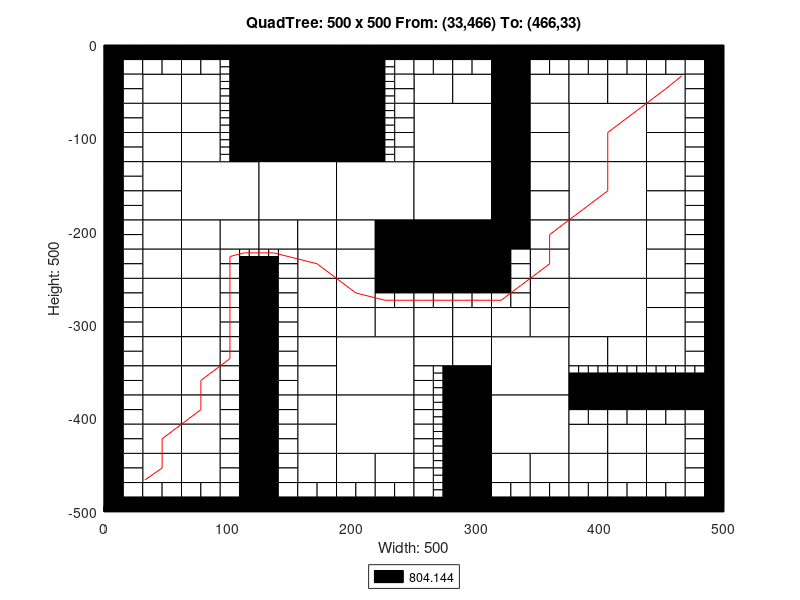

This chart was generated by the following MATLAB code:
axis([0 500 -500 0]);
title('QuadTree: 500 x 500 From: (33,466) To: (466,33)');
xlabel('Width: 500');
ylabel('Height: 500');
rectangle('Position',[125 -62.5 62.5 62.5], 'FaceColor',[0 0 0]);
rectangle('Position',[125 -125 62.5 62.5], 'FaceColor',[0 0 0]);
rectangle('Position',[62.5 -187.5 62.5 62.5], 'FaceColor',[1 1 1]);
rectangle('Position',[125 -187.5 62.5 62.5], 'FaceColor',[1 1 1]);
rectangle('Position',[187.5 -187.5 62.5 62.5], 'FaceColor',[1 1 1]);
rectangle('Position',[250 -125 62.5 62.5], 'FaceColor',[1 1 1]);
rectangle('Position',[375 -125 62.5 62.5], 'FaceColor',[1 1 1]);
rectangle('Position',[250 -187.5 62.5 62.5], 'FaceColor',[1 1 1]);
rectangle('Position',[250 -250 62.5 62.5], 'FaceColor',[0 0 0]);
rectangle('Position',[375 -187.5 62.5 62.5], 'FaceColor',[1 1 1]);
rectangle('Position',[375 -250 62.5 62.5], 'FaceColor',[1 1 1]);
rectangle('Position',[187.5 -375 62.5 62.5], 'FaceColor',[1 1 1]);
rectangle('Position',[187.5 -437.5 62.5 62.5], 'FaceColor',[1 1 1]);
rectangle('Position',[312.5 -375 62.5 62.5], 'FaceColor',[1 1 1]);
rectangle('Position',[375 -312.5 62.5 62.5], 'FaceColor',[1 1 1]);
rectangle('Position',[312.5 -437.5 62.5 62.5], 'FaceColor',[1 1 1]);
rectangle('Position',[31.25 -62.5 31.25 31.25], 'FaceColor',[1 1 1]);
rectangle('Position',[62.5 -62.5 31.25 31.25], 'FaceColor',[1 1 1]);
rectangle('Position',[31.25 -93.75 31.25 31.25], 'FaceColor',[1 1 1]);
rectangle('Position',[31.25 -125 31.25 31.25], 'FaceColor',[1 1 1]);
rectangle('Position',[62.5 -93.75 31.25 31.25], 'FaceColor',[1 1 1]);
rectangle('Position',[62.5 -125 31.25 31.25], 'FaceColor',[1 1 1]);
rectangle('Position',[187.5 -31.25 31.25 31.25], 'FaceColor',[0 0 0]);
rectangle('Position',[187.5 -62.5 31.25 31.25], 'FaceColor',[0 0 0]);
rectangle('Position',[187.5 -93.75 31.25 31.25], 'FaceColor',[0 0 0]);
rectangle('Position',[187.5 -125 31.25 31.25], 'FaceColor',[0 0 0]);
rectangle('Position',[31.25 -156.25 31.25 31.25], 'FaceColor',[1 1 1]);
rectangle('Position',[31.25 -187.5 31.25 31.25], 'FaceColor',[1 1 1]);
rectangle('Position',[31.25 -218.75 31.25 31.25], 'FaceColor',[1 1 1]);
rectangle('Position',[31.25 -250 31.25 31.25], 'FaceColor',[1 1 1]);
rectangle('Position',[62.5 -218.75 31.25 31.25], 'FaceColor',[1 1 1]);
rectangle('Position',[93.75 -218.75 31.25 31.25], 'FaceColor',[1 1 1]);
rectangle('Position',[62.5 -250 31.25 31.25], 'FaceColor',[1 1 1]);
rectangle('Position',[125 -218.75 31.25 31.25], 'FaceColor',[1 1 1]);
rectangle('Position',[156.25 -218.75 31.25 31.25], 'FaceColor',[1 1 1]);
rectangle('Position',[156.25 -250 31.25 31.25], 'FaceColor',[1 1 1]);
rectangle('Position',[187.5 -218.75 31.25 31.25], 'FaceColor',[1 1 1]);
rectangle('Position',[218.75 -218.75 31.25 31.25], 'FaceColor',[0 0 0]);
rectangle('Position',[187.5 -250 31.25 31.25], 'FaceColor',[1 1 1]);
rectangle('Position',[218.75 -250 31.25 31.25], 'FaceColor',[0 0 0]);
rectangle('Position',[250 -62.5 31.25 31.25], 'FaceColor',[1 1 1]);
rectangle('Position',[281.25 -62.5 31.25 31.25], 'FaceColor',[1 1 1]);
rectangle('Position',[312.5 -31.25 31.25 31.25], 'FaceColor',[0 0 0]);
rectangle('Position',[312.5 -62.5 31.25 31.25], 'FaceColor',[0 0 0]);
rectangle('Position',[343.75 -62.5 31.25 31.25], 'FaceColor',[1 1 1]);
rectangle('Position',[312.5 -93.75 31.25 31.25], 'FaceColor',[0 0 0]);
rectangle('Position',[343.75 -93.75 31.25 31.25], 'FaceColor',[1 1 1]);
rectangle('Position',[312.5 -125 31.25 31.25], 'FaceColor',[0 0 0]);
rectangle('Position',[343.75 -125 31.25 31.25], 'FaceColor',[1 1 1]);
rectangle('Position',[375 -62.5 31.25 31.25], 'FaceColor',[1 1 1]);
rectangle('Position',[406.25 -62.5 31.25 31.25], 'FaceColor',[1 1 1]);
rectangle('Position',[437.5 -62.5 31.25 31.25], 'FaceColor',[1 1 1]);
rectangle('Position',[437.5 -93.75 31.25 31.25], 'FaceColor',[1 1 1]);
rectangle('Position',[437.5 -125 31.25 31.25], 'FaceColor',[1 1 1]);
rectangle('Position',[312.5 -156.25 31.25 31.25], 'FaceColor',[0 0 0]);
rectangle('Position',[343.75 -156.25 31.25 31.25], 'FaceColor',[1 1 1]);
rectangle('Position',[312.5 -187.5 31.25 31.25], 'FaceColor',[0 0 0]);
rectangle('Position',[343.75 -187.5 31.25 31.25], 'FaceColor',[1 1 1]);
rectangle('Position',[312.5 -218.75 31.25 31.25], 'FaceColor',[0 0 0]);
rectangle('Position',[343.75 -218.75 31.25 31.25], 'FaceColor',[1 1 1]);
rectangle('Position',[343.75 -250 31.25 31.25], 'FaceColor',[1 1 1]);
rectangle('Position',[437.5 -156.25 31.25 31.25], 'FaceColor',[1 1 1]);
rectangle('Position',[437.5 -187.5 31.25 31.25], 'FaceColor',[1 1 1]);
rectangle('Position',[437.5 -218.75 31.25 31.25], 'FaceColor',[1 1 1]);
rectangle('Position',[437.5 -250 31.25 31.25], 'FaceColor',[1 1 1]);
rectangle('Position',[31.25 -281.25 31.25 31.25], 'FaceColor',[1 1 1]);
rectangle('Position',[31.25 -312.5 31.25 31.25], 'FaceColor',[1 1 1]);
rectangle('Position',[62.5 -281.25 31.25 31.25], 'FaceColor',[1 1 1]);
rectangle('Position',[62.5 -312.5 31.25 31.25], 'FaceColor',[1 1 1]);
rectangle('Position',[31.25 -343.75 31.25 31.25], 'FaceColor',[1 1 1]);
rectangle('Position',[31.25 -375 31.25 31.25], 'FaceColor',[1 1 1]);
rectangle('Position',[62.5 -343.75 31.25 31.25], 'FaceColor',[1 1 1]);
rectangle('Position',[62.5 -375 31.25 31.25], 'FaceColor',[1 1 1]);
rectangle('Position',[156.25 -281.25 31.25 31.25], 'FaceColor',[1 1 1]);
rectangle('Position',[156.25 -312.5 31.25 31.25], 'FaceColor',[1 1 1]);
rectangle('Position',[187.5 -281.25 31.25 31.25], 'FaceColor',[1 1 1]);
rectangle('Position',[187.5 -312.5 31.25 31.25], 'FaceColor',[1 1 1]);
rectangle('Position',[218.75 -312.5 31.25 31.25], 'FaceColor',[1 1 1]);
rectangle('Position',[156.25 -343.75 31.25 31.25], 'FaceColor',[1 1 1]);
rectangle('Position',[156.25 -375 31.25 31.25], 'FaceColor',[1 1 1]);
rectangle('Position',[31.25 -406.25 31.25 31.25], 'FaceColor',[1 1 1]);
rectangle('Position',[31.25 -437.5 31.25 31.25], 'FaceColor',[1 1 1]);
rectangle('Position',[62.5 -406.25 31.25 31.25], 'FaceColor',[1 1 1]);
rectangle('Position',[62.5 -437.5 31.25 31.25], 'FaceColor',[1 1 1]);
rectangle('Position',[31.25 -468.75 31.25 31.25], 'FaceColor',[1 1 1]);
rectangle('Position',[62.5 -468.75 31.25 31.25], 'FaceColor',[1 1 1]);
rectangle('Position',[156.25 -406.25 31.25 31.25], 'FaceColor',[1 1 1]);
rectangle('Position',[156.25 -437.5 31.25 31.25], 'FaceColor',[1 1 1]);
rectangle('Position',[156.25 -468.75 31.25 31.25], 'FaceColor',[1 1 1]);
rectangle('Position',[187.5 -468.75 31.25 31.25], 'FaceColor',[1 1 1]);
rectangle('Position',[218.75 -468.75 31.25 31.25], 'FaceColor',[1 1 1]);
rectangle('Position',[250 -312.5 31.25 31.25], 'FaceColor',[1 1 1]);
rectangle('Position',[281.25 -312.5 31.25 31.25], 'FaceColor',[1 1 1]);
rectangle('Position',[343.75 -281.25 31.25 31.25], 'FaceColor',[1 1 1]);
rectangle('Position',[312.5 -312.5 31.25 31.25], 'FaceColor',[1 1 1]);
rectangle('Position',[343.75 -312.5 31.25 31.25], 'FaceColor',[1 1 1]);
rectangle('Position',[250 -343.75 31.25 31.25], 'FaceColor',[1 1 1]);
rectangle('Position',[281.25 -343.75 31.25 31.25], 'FaceColor',[1 1 1]);
rectangle('Position',[281.25 -375 31.25 31.25], 'FaceColor',[0 0 0]);
rectangle('Position',[437.5 -281.25 31.25 31.25], 'FaceColor',[1 1 1]);
rectangle('Position',[437.5 -312.5 31.25 31.25], 'FaceColor',[1 1 1]);
rectangle('Position',[375 -343.75 31.25 31.25], 'FaceColor',[1 1 1]);
rectangle('Position',[406.25 -343.75 31.25 31.25], 'FaceColor',[1 1 1]);
rectangle('Position',[437.5 -343.75 31.25 31.25], 'FaceColor',[1 1 1]);
rectangle('Position',[281.25 -406.25 31.25 31.25], 'FaceColor',[0 0 0]);
rectangle('Position',[281.25 -437.5 31.25 31.25], 'FaceColor',[0 0 0]);
rectangle('Position',[281.25 -468.75 31.25 31.25], 'FaceColor',[0 0 0]);
rectangle('Position',[281.25 -500 31.25 31.25], 'FaceColor',[0 0 0]);
rectangle('Position',[312.5 -468.75 31.25 31.25], 'FaceColor',[1 1 1]);
rectangle('Position',[343.75 -468.75 31.25 31.25], 'FaceColor',[1 1 1]);
rectangle('Position',[375 -437.5 31.25 31.25], 'FaceColor',[1 1 1]);
rectangle('Position',[406.25 -437.5 31.25 31.25], 'FaceColor',[1 1 1]);
rectangle('Position',[437.5 -437.5 31.25 31.25], 'FaceColor',[1 1 1]);
rectangle('Position',[375 -468.75 31.25 31.25], 'FaceColor',[1 1 1]);
rectangle('Position',[406.25 -468.75 31.25 31.25], 'FaceColor',[1 1 1]);
rectangle('Position',[437.5 -468.75 31.25 31.25], 'FaceColor',[1 1 1]);
rectangle('Position',[0 -15.625 15.625 15.625], 'FaceColor',[0 0 0]);
rectangle('Position',[15.625 -15.625 15.625 15.625], 'FaceColor',[0 0 0]);
rectangle('Position',[0 -31.25 15.625 15.625], 'FaceColor',[0 0 0]);
rectangle('Position',[15.625 -31.25 15.625 15.625], 'FaceColor',[1 1 1]);
rectangle('Position',[31.25 -15.625 15.625 15.625], 'FaceColor',[0 0 0]);
rectangle('Position',[46.875 -15.625 15.625 15.625], 'FaceColor',[0 0 0]);
rectangle('Position',[31.25 -31.25 15.625 15.625], 'FaceColor',[1 1 1]);
rectangle('Position',[46.875 -31.25 15.625 15.625], 'FaceColor',[1 1 1]);
rectangle('Position',[0 -46.875 15.625 15.625], 'FaceColor',[0 0 0]);
rectangle('Position',[15.625 -46.875 15.625 15.625], 'FaceColor',[1 1 1]);
rectangle('Position',[0 -62.5 15.625 15.625], 'FaceColor',[0 0 0]);
rectangle('Position',[15.625 -62.5 15.625 15.625], 'FaceColor',[1 1 1]);
rectangle('Position',[62.5 -15.625 15.625 15.625], 'FaceColor',[0 0 0]);
rectangle('Position',[78.125 -15.625 15.625 15.625], 'FaceColor',[0 0 0]);
rectangle('Position',[62.5 -31.25 15.625 15.625], 'FaceColor',[1 1 1]);
rectangle('Position',[78.125 -31.25 15.625 15.625], 'FaceColor',[1 1 1]);
rectangle('Position',[93.75 -15.625 15.625 15.625], 'FaceColor',[0 0 0]);
rectangle('Position',[109.375 -15.625 15.625 15.625], 'FaceColor',[0 0 0]);
rectangle('Position',[109.375 -31.25 15.625 15.625], 'FaceColor',[0 0 0]);
rectangle('Position',[109.375 -46.875 15.625 15.625], 'FaceColor',[0 0 0]);
rectangle('Position',[109.375 -62.5 15.625 15.625], 'FaceColor',[0 0 0]);
rectangle('Position',[0 -78.125 15.625 15.625], 'FaceColor',[0 0 0]);
rectangle('Position',[15.625 -78.125 15.625 15.625], 'FaceColor',[1 1 1]);
rectangle('Position',[0 -93.75 15.625 15.625], 'FaceColor',[0 0 0]);
rectangle('Position',[15.625 -93.75 15.625 15.625], 'FaceColor',[1 1 1]);
rectangle('Position',[0 -109.375 15.625 15.625], 'FaceColor',[0 0 0]);
rectangle('Position',[15.625 -109.375 15.625 15.625], 'FaceColor',[1 1 1]);
rectangle('Position',[0 -125 15.625 15.625], 'FaceColor',[0 0 0]);
rectangle('Position',[15.625 -125 15.625 15.625], 'FaceColor',[1 1 1]);
rectangle('Position',[109.375 -78.125 15.625 15.625], 'FaceColor',[0 0 0]);
rectangle('Position',[109.375 -93.75 15.625 15.625], 'FaceColor',[0 0 0]);
rectangle('Position',[109.375 -109.375 15.625 15.625], 'FaceColor',[0 0 0]);
rectangle('Position',[109.375 -125 15.625 15.625], 'FaceColor',[0 0 0]);
rectangle('Position',[218.75 -15.625 15.625 15.625], 'FaceColor',[0 0 0]);
rectangle('Position',[234.375 -15.625 15.625 15.625], 'FaceColor',[0 0 0]);
rectangle('Position',[234.375 -31.25 15.625 15.625], 'FaceColor',[1 1 1]);
rectangle('Position',[234.375 -46.875 15.625 15.625], 'FaceColor',[1 1 1]);
rectangle('Position',[234.375 -62.5 15.625 15.625], 'FaceColor',[1 1 1]);
rectangle('Position',[234.375 -78.125 15.625 15.625], 'FaceColor',[1 1 1]);
rectangle('Position',[234.375 -93.75 15.625 15.625], 'FaceColor',[1 1 1]);
rectangle('Position',[234.375 -109.375 15.625 15.625], 'FaceColor',[1 1 1]);
rectangle('Position',[234.375 -125 15.625 15.625], 'FaceColor',[1 1 1]);
rectangle('Position',[0 -140.625 15.625 15.625], 'FaceColor',[0 0 0]);
rectangle('Position',[15.625 -140.625 15.625 15.625], 'FaceColor',[1 1 1]);
rectangle('Position',[0 -156.25 15.625 15.625], 'FaceColor',[0 0 0]);
rectangle('Position',[15.625 -156.25 15.625 15.625], 'FaceColor',[1 1 1]);
rectangle('Position',[0 -171.875 15.625 15.625], 'FaceColor',[0 0 0]);
rectangle('Position',[15.625 -171.875 15.625 15.625], 'FaceColor',[1 1 1]);
rectangle('Position',[0 -187.5 15.625 15.625], 'FaceColor',[0 0 0]);
rectangle('Position',[15.625 -187.5 15.625 15.625], 'FaceColor',[1 1 1]);
rectangle('Position',[0 -203.125 15.625 15.625], 'FaceColor',[0 0 0]);
rectangle('Position',[15.625 -203.125 15.625 15.625], 'FaceColor',[1 1 1]);
rectangle('Position',[0 -218.75 15.625 15.625], 'FaceColor',[0 0 0]);
rectangle('Position',[15.625 -218.75 15.625 15.625], 'FaceColor',[1 1 1]);
rectangle('Position',[0 -234.375 15.625 15.625], 'FaceColor',[0 0 0]);
rectangle('Position',[15.625 -234.375 15.625 15.625], 'FaceColor',[1 1 1]);
rectangle('Position',[0 -250 15.625 15.625], 'FaceColor',[0 0 0]);
rectangle('Position',[15.625 -250 15.625 15.625], 'FaceColor',[1 1 1]);
rectangle('Position',[93.75 -234.375 15.625 15.625], 'FaceColor',[1 1 1]);
rectangle('Position',[93.75 -250 15.625 15.625], 'FaceColor',[1 1 1]);
rectangle('Position',[109.375 -250 15.625 15.625], 'FaceColor',[0 0 0]);
rectangle('Position',[140.625 -234.375 15.625 15.625], 'FaceColor',[1 1 1]);
rectangle('Position',[125 -250 15.625 15.625], 'FaceColor',[0 0 0]);
rectangle('Position',[140.625 -250 15.625 15.625], 'FaceColor',[1 1 1]);
rectangle('Position',[250 -15.625 15.625 15.625], 'FaceColor',[0 0 0]);
rectangle('Position',[265.625 -15.625 15.625 15.625], 'FaceColor',[0 0 0]);
rectangle('Position',[250 -31.25 15.625 15.625], 'FaceColor',[1 1 1]);
rectangle('Position',[265.625 -31.25 15.625 15.625], 'FaceColor',[1 1 1]);
rectangle('Position',[281.25 -15.625 15.625 15.625], 'FaceColor',[0 0 0]);
rectangle('Position',[296.875 -15.625 15.625 15.625], 'FaceColor',[0 0 0]);
rectangle('Position',[281.25 -31.25 15.625 15.625], 'FaceColor',[1 1 1]);
rectangle('Position',[296.875 -31.25 15.625 15.625], 'FaceColor',[1 1 1]);
rectangle('Position',[343.75 -15.625 15.625 15.625], 'FaceColor',[0 0 0]);
rectangle('Position',[359.375 -15.625 15.625 15.625], 'FaceColor',[0 0 0]);
rectangle('Position',[343.75 -31.25 15.625 15.625], 'FaceColor',[1 1 1]);
rectangle('Position',[359.375 -31.25 15.625 15.625], 'FaceColor',[1 1 1]);
rectangle('Position',[375 -15.625 15.625 15.625], 'FaceColor',[0 0 0]);
rectangle('Position',[390.625 -15.625 15.625 15.625], 'FaceColor',[0 0 0]);
rectangle('Position',[375 -31.25 15.625 15.625], 'FaceColor',[1 1 1]);
rectangle('Position',[390.625 -31.25 15.625 15.625], 'FaceColor',[1 1 1]);
rectangle('Position',[406.25 -15.625 15.625 15.625], 'FaceColor',[0 0 0]);
rectangle('Position',[421.875 -15.625 15.625 15.625], 'FaceColor',[0 0 0]);
rectangle('Position',[406.25 -31.25 15.625 15.625], 'FaceColor',[1 1 1]);
rectangle('Position',[421.875 -31.25 15.625 15.625], 'FaceColor',[1 1 1]);
rectangle('Position',[437.5 -15.625 15.625 15.625], 'FaceColor',[0 0 0]);
rectangle('Position',[453.125 -15.625 15.625 15.625], 'FaceColor',[0 0 0]);
rectangle('Position',[437.5 -31.25 15.625 15.625], 'FaceColor',[1 1 1]);
rectangle('Position',[453.125 -31.25 15.625 15.625], 'FaceColor',[1 1 1]);
rectangle('Position',[468.75 -15.625 15.625 15.625], 'FaceColor',[0 0 0]);
rectangle('Position',[484.375 -15.625 15.625 15.625], 'FaceColor',[0 0 0]);
rectangle('Position',[468.75 -31.25 15.625 15.625], 'FaceColor',[1 1 1]);
rectangle('Position',[484.375 -31.25 15.625 15.625], 'FaceColor',[0 0 0]);
rectangle('Position',[468.75 -46.875 15.625 15.625], 'FaceColor',[1 1 1]);
rectangle('Position',[484.375 -46.875 15.625 15.625], 'FaceColor',[0 0 0]);
rectangle('Position',[468.75 -62.5 15.625 15.625], 'FaceColor',[1 1 1]);
rectangle('Position',[484.375 -62.5 15.625 15.625], 'FaceColor',[0 0 0]);
rectangle('Position',[468.75 -78.125 15.625 15.625], 'FaceColor',[1 1 1]);
rectangle('Position',[484.375 -78.125 15.625 15.625], 'FaceColor',[0 0 0]);
rectangle('Position',[468.75 -93.75 15.625 15.625], 'FaceColor',[1 1 1]);
rectangle('Position',[484.375 -93.75 15.625 15.625], 'FaceColor',[0 0 0]);
rectangle('Position',[468.75 -109.375 15.625 15.625], 'FaceColor',[1 1 1]);
rectangle('Position',[484.375 -109.375 15.625 15.625], 'FaceColor',[0 0 0]);
rectangle('Position',[468.75 -125 15.625 15.625], 'FaceColor',[1 1 1]);
rectangle('Position',[484.375 -125 15.625 15.625], 'FaceColor',[0 0 0]);
rectangle('Position',[312.5 -234.375 15.625 15.625], 'FaceColor',[0 0 0]);
rectangle('Position',[328.125 -234.375 15.625 15.625], 'FaceColor',[1 1 1]);
rectangle('Position',[312.5 -250 15.625 15.625], 'FaceColor',[0 0 0]);
rectangle('Position',[328.125 -250 15.625 15.625], 'FaceColor',[1 1 1]);
rectangle('Position',[468.75 -140.625 15.625 15.625], 'FaceColor',[1 1 1]);
rectangle('Position',[484.375 -140.625 15.625 15.625], 'FaceColor',[0 0 0]);
rectangle('Position',[468.75 -156.25 15.625 15.625], 'FaceColor',[1 1 1]);
rectangle('Position',[484.375 -156.25 15.625 15.625], 'FaceColor',[0 0 0]);
rectangle('Position',[468.75 -171.875 15.625 15.625], 'FaceColor',[1 1 1]);
rectangle('Position',[484.375 -171.875 15.625 15.625], 'FaceColor',[0 0 0]);
rectangle('Position',[468.75 -187.5 15.625 15.625], 'FaceColor',[1 1 1]);
rectangle('Position',[484.375 -187.5 15.625 15.625], 'FaceColor',[0 0 0]);
rectangle('Position',[468.75 -203.125 15.625 15.625], 'FaceColor',[1 1 1]);
rectangle('Position',[484.375 -203.125 15.625 15.625], 'FaceColor',[0 0 0]);
rectangle('Position',[468.75 -218.75 15.625 15.625], 'FaceColor',[1 1 1]);
rectangle('Position',[484.375 -218.75 15.625 15.625], 'FaceColor',[0 0 0]);
rectangle('Position',[468.75 -234.375 15.625 15.625], 'FaceColor',[1 1 1]);
rectangle('Position',[484.375 -234.375 15.625 15.625], 'FaceColor',[0 0 0]);
rectangle('Position',[468.75 -250 15.625 15.625], 'FaceColor',[1 1 1]);
rectangle('Position',[484.375 -250 15.625 15.625], 'FaceColor',[0 0 0]);
rectangle('Position',[0 -265.625 15.625 15.625], 'FaceColor',[0 0 0]);
rectangle('Position',[15.625 -265.625 15.625 15.625], 'FaceColor',[1 1 1]);
rectangle('Position',[0 -281.25 15.625 15.625], 'FaceColor',[0 0 0]);
rectangle('Position',[15.625 -281.25 15.625 15.625], 'FaceColor',[1 1 1]);
rectangle('Position',[0 -296.875 15.625 15.625], 'FaceColor',[0 0 0]);
rectangle('Position',[15.625 -296.875 15.625 15.625], 'FaceColor',[1 1 1]);
rectangle('Position',[0 -312.5 15.625 15.625], 'FaceColor',[0 0 0]);
rectangle('Position',[15.625 -312.5 15.625 15.625], 'FaceColor',[1 1 1]);
rectangle('Position',[93.75 -265.625 15.625 15.625], 'FaceColor',[1 1 1]);
rectangle('Position',[109.375 -265.625 15.625 15.625], 'FaceColor',[0 0 0]);
rectangle('Position',[93.75 -281.25 15.625 15.625], 'FaceColor',[1 1 1]);
rectangle('Position',[109.375 -281.25 15.625 15.625], 'FaceColor',[0 0 0]);
rectangle('Position',[93.75 -296.875 15.625 15.625], 'FaceColor',[1 1 1]);
rectangle('Position',[109.375 -296.875 15.625 15.625], 'FaceColor',[0 0 0]);
rectangle('Position',[93.75 -312.5 15.625 15.625], 'FaceColor',[1 1 1]);
rectangle('Position',[109.375 -312.5 15.625 15.625], 'FaceColor',[0 0 0]);
rectangle('Position',[0 -328.125 15.625 15.625], 'FaceColor',[0 0 0]);
rectangle('Position',[15.625 -328.125 15.625 15.625], 'FaceColor',[1 1 1]);
rectangle('Position',[0 -343.75 15.625 15.625], 'FaceColor',[0 0 0]);
rectangle('Position',[15.625 -343.75 15.625 15.625], 'FaceColor',[1 1 1]);
rectangle('Position',[0 -359.375 15.625 15.625], 'FaceColor',[0 0 0]);
rectangle('Position',[15.625 -359.375 15.625 15.625], 'FaceColor',[1 1 1]);
rectangle('Position',[0 -375 15.625 15.625], 'FaceColor',[0 0 0]);
rectangle('Position',[15.625 -375 15.625 15.625], 'FaceColor',[1 1 1]);
rectangle('Position',[93.75 -328.125 15.625 15.625], 'FaceColor',[1 1 1]);
rectangle('Position',[109.375 -328.125 15.625 15.625], 'FaceColor',[0 0 0]);
rectangle('Position',[93.75 -343.75 15.625 15.625], 'FaceColor',[1 1 1]);
rectangle('Position',[109.375 -343.75 15.625 15.625], 'FaceColor',[0 0 0]);
rectangle('Position',[93.75 -359.375 15.625 15.625], 'FaceColor',[1 1 1]);
rectangle('Position',[109.375 -359.375 15.625 15.625], 'FaceColor',[0 0 0]);
rectangle('Position',[93.75 -375 15.625 15.625], 'FaceColor',[1 1 1]);
rectangle('Position',[109.375 -375 15.625 15.625], 'FaceColor',[0 0 0]);
rectangle('Position',[125 -265.625 15.625 15.625], 'FaceColor',[0 0 0]);
rectangle('Position',[140.625 -265.625 15.625 15.625], 'FaceColor',[1 1 1]);
rectangle('Position',[125 -281.25 15.625 15.625], 'FaceColor',[0 0 0]);
rectangle('Position',[140.625 -281.25 15.625 15.625], 'FaceColor',[1 1 1]);
rectangle('Position',[125 -296.875 15.625 15.625], 'FaceColor',[0 0 0]);
rectangle('Position',[140.625 -296.875 15.625 15.625], 'FaceColor',[1 1 1]);
rectangle('Position',[125 -312.5 15.625 15.625], 'FaceColor',[0 0 0]);
rectangle('Position',[140.625 -312.5 15.625 15.625], 'FaceColor',[1 1 1]);
rectangle('Position',[218.75 -265.625 15.625 15.625], 'FaceColor',[0 0 0]);
rectangle('Position',[234.375 -265.625 15.625 15.625], 'FaceColor',[0 0 0]);
rectangle('Position',[218.75 -281.25 15.625 15.625], 'FaceColor',[1 1 1]);
rectangle('Position',[234.375 -281.25 15.625 15.625], 'FaceColor',[1 1 1]);
rectangle('Position',[125 -328.125 15.625 15.625], 'FaceColor',[0 0 0]);
rectangle('Position',[140.625 -328.125 15.625 15.625], 'FaceColor',[1 1 1]);
rectangle('Position',[125 -343.75 15.625 15.625], 'FaceColor',[0 0 0]);
rectangle('Position',[140.625 -343.75 15.625 15.625], 'FaceColor',[1 1 1]);
rectangle('Position',[125 -359.375 15.625 15.625], 'FaceColor',[0 0 0]);
rectangle('Position',[140.625 -359.375 15.625 15.625], 'FaceColor',[1 1 1]);
rectangle('Position',[125 -375 15.625 15.625], 'FaceColor',[0 0 0]);
rectangle('Position',[140.625 -375 15.625 15.625], 'FaceColor',[1 1 1]);
rectangle('Position',[0 -390.625 15.625 15.625], 'FaceColor',[0 0 0]);
rectangle('Position',[15.625 -390.625 15.625 15.625], 'FaceColor',[1 1 1]);
rectangle('Position',[0 -406.25 15.625 15.625], 'FaceColor',[0 0 0]);
rectangle('Position',[15.625 -406.25 15.625 15.625], 'FaceColor',[1 1 1]);
rectangle('Position',[0 -421.875 15.625 15.625], 'FaceColor',[0 0 0]);
rectangle('Position',[15.625 -421.875 15.625 15.625], 'FaceColor',[1 1 1]);
rectangle('Position',[0 -437.5 15.625 15.625], 'FaceColor',[0 0 0]);
rectangle('Position',[15.625 -437.5 15.625 15.625], 'FaceColor',[1 1 1]);
rectangle('Position',[93.75 -390.625 15.625 15.625], 'FaceColor',[1 1 1]);
rectangle('Position',[109.375 -390.625 15.625 15.625], 'FaceColor',[0 0 0]);
rectangle('Position',[93.75 -406.25 15.625 15.625], 'FaceColor',[1 1 1]);
rectangle('Position',[109.375 -406.25 15.625 15.625], 'FaceColor',[0 0 0]);
rectangle('Position',[93.75 -421.875 15.625 15.625], 'FaceColor',[1 1 1]);
rectangle('Position',[109.375 -421.875 15.625 15.625], 'FaceColor',[0 0 0]);
rectangle('Position',[93.75 -437.5 15.625 15.625], 'FaceColor',[1 1 1]);
rectangle('Position',[109.375 -437.5 15.625 15.625], 'FaceColor',[0 0 0]);
rectangle('Position',[0 -453.125 15.625 15.625], 'FaceColor',[0 0 0]);
rectangle('Position',[15.625 -453.125 15.625 15.625], 'FaceColor',[1 1 1]);
rectangle('Position',[0 -468.75 15.625 15.625], 'FaceColor',[0 0 0]);
rectangle('Position',[15.625 -468.75 15.625 15.625], 'FaceColor',[1 1 1]);
rectangle('Position',[0 -484.375 15.625 15.625], 'FaceColor',[0 0 0]);
rectangle('Position',[15.625 -484.375 15.625 15.625], 'FaceColor',[1 1 1]);
rectangle('Position',[0 -500 15.625 15.625], 'FaceColor',[0 0 0]);
rectangle('Position',[15.625 -500 15.625 15.625], 'FaceColor',[0 0 0]);
rectangle('Position',[31.25 -484.375 15.625 15.625], 'FaceColor',[1 1 1]);
rectangle('Position',[46.875 -484.375 15.625 15.625], 'FaceColor',[1 1 1]);
rectangle('Position',[31.25 -500 15.625 15.625], 'FaceColor',[0 0 0]);
rectangle('Position',[46.875 -500 15.625 15.625], 'FaceColor',[0 0 0]);
rectangle('Position',[93.75 -453.125 15.625 15.625], 'FaceColor',[1 1 1]);
rectangle('Position',[109.375 -453.125 15.625 15.625], 'FaceColor',[0 0 0]);
rectangle('Position',[93.75 -468.75 15.625 15.625], 'FaceColor',[1 1 1]);
rectangle('Position',[109.375 -468.75 15.625 15.625], 'FaceColor',[0 0 0]);
rectangle('Position',[62.5 -484.375 15.625 15.625], 'FaceColor',[1 1 1]);
rectangle('Position',[78.125 -484.375 15.625 15.625], 'FaceColor',[1 1 1]);
rectangle('Position',[62.5 -500 15.625 15.625], 'FaceColor',[0 0 0]);
rectangle('Position',[78.125 -500 15.625 15.625], 'FaceColor',[0 0 0]);
rectangle('Position',[93.75 -484.375 15.625 15.625], 'FaceColor',[1 1 1]);
rectangle('Position',[109.375 -484.375 15.625 15.625], 'FaceColor',[0 0 0]);
rectangle('Position',[93.75 -500 15.625 15.625], 'FaceColor',[0 0 0]);
rectangle('Position',[109.375 -500 15.625 15.625], 'FaceColor',[0 0 0]);
rectangle('Position',[125 -390.625 15.625 15.625], 'FaceColor',[0 0 0]);
rectangle('Position',[140.625 -390.625 15.625 15.625], 'FaceColor',[1 1 1]);
rectangle('Position',[125 -406.25 15.625 15.625], 'FaceColor',[0 0 0]);
rectangle('Position',[140.625 -406.25 15.625 15.625], 'FaceColor',[1 1 1]);
rectangle('Position',[125 -421.875 15.625 15.625], 'FaceColor',[0 0 0]);
rectangle('Position',[140.625 -421.875 15.625 15.625], 'FaceColor',[1 1 1]);
rectangle('Position',[125 -437.5 15.625 15.625], 'FaceColor',[0 0 0]);
rectangle('Position',[140.625 -437.5 15.625 15.625], 'FaceColor',[1 1 1]);
rectangle('Position',[125 -453.125 15.625 15.625], 'FaceColor',[0 0 0]);
rectangle('Position',[140.625 -453.125 15.625 15.625], 'FaceColor',[1 1 1]);
rectangle('Position',[125 -468.75 15.625 15.625], 'FaceColor',[0 0 0]);
rectangle('Position',[140.625 -468.75 15.625 15.625], 'FaceColor',[1 1 1]);
rectangle('Position',[125 -484.375 15.625 15.625], 'FaceColor',[0 0 0]);
rectangle('Position',[140.625 -484.375 15.625 15.625], 'FaceColor',[1 1 1]);
rectangle('Position',[125 -500 15.625 15.625], 'FaceColor',[0 0 0]);
rectangle('Position',[140.625 -500 15.625 15.625], 'FaceColor',[0 0 0]);
rectangle('Position',[156.25 -484.375 15.625 15.625], 'FaceColor',[1 1 1]);
rectangle('Position',[171.875 -484.375 15.625 15.625], 'FaceColor',[1 1 1]);
rectangle('Position',[156.25 -500 15.625 15.625], 'FaceColor',[0 0 0]);
rectangle('Position',[171.875 -500 15.625 15.625], 'FaceColor',[0 0 0]);
rectangle('Position',[187.5 -484.375 15.625 15.625], 'FaceColor',[1 1 1]);
rectangle('Position',[203.125 -484.375 15.625 15.625], 'FaceColor',[1 1 1]);
rectangle('Position',[187.5 -500 15.625 15.625], 'FaceColor',[0 0 0]);
rectangle('Position',[203.125 -500 15.625 15.625], 'FaceColor',[0 0 0]);
rectangle('Position',[218.75 -484.375 15.625 15.625], 'FaceColor',[1 1 1]);
rectangle('Position',[234.375 -484.375 15.625 15.625], 'FaceColor',[1 1 1]);
rectangle('Position',[218.75 -500 15.625 15.625], 'FaceColor',[0 0 0]);
rectangle('Position',[234.375 -500 15.625 15.625], 'FaceColor',[0 0 0]);
rectangle('Position',[250 -265.625 15.625 15.625], 'FaceColor',[0 0 0]);
rectangle('Position',[265.625 -265.625 15.625 15.625], 'FaceColor',[0 0 0]);
rectangle('Position',[250 -281.25 15.625 15.625], 'FaceColor',[1 1 1]);
rectangle('Position',[265.625 -281.25 15.625 15.625], 'FaceColor',[1 1 1]);
rectangle('Position',[281.25 -265.625 15.625 15.625], 'FaceColor',[0 0 0]);
rectangle('Position',[296.875 -265.625 15.625 15.625], 'FaceColor',[0 0 0]);
rectangle('Position',[281.25 -281.25 15.625 15.625], 'FaceColor',[1 1 1]);
rectangle('Position',[296.875 -281.25 15.625 15.625], 'FaceColor',[1 1 1]);
rectangle('Position',[312.5 -265.625 15.625 15.625], 'FaceColor',[0 0 0]);
rectangle('Position',[328.125 -265.625 15.625 15.625], 'FaceColor',[1 1 1]);
rectangle('Position',[312.5 -281.25 15.625 15.625], 'FaceColor',[1 1 1]);
rectangle('Position',[328.125 -281.25 15.625 15.625], 'FaceColor',[1 1 1]);
rectangle('Position',[250 -359.375 15.625 15.625], 'FaceColor',[1 1 1]);
rectangle('Position',[250 -375 15.625 15.625], 'FaceColor',[1 1 1]);
rectangle('Position',[468.75 -265.625 15.625 15.625], 'FaceColor',[1 1 1]);
rectangle('Position',[484.375 -265.625 15.625 15.625], 'FaceColor',[0 0 0]);
rectangle('Position',[468.75 -281.25 15.625 15.625], 'FaceColor',[1 1 1]);
rectangle('Position',[484.375 -281.25 15.625 15.625], 'FaceColor',[0 0 0]);
rectangle('Position',[468.75 -296.875 15.625 15.625], 'FaceColor',[1 1 1]);
rectangle('Position',[484.375 -296.875 15.625 15.625], 'FaceColor',[0 0 0]);
rectangle('Position',[468.75 -312.5 15.625 15.625], 'FaceColor',[1 1 1]);
rectangle('Position',[484.375 -312.5 15.625 15.625], 'FaceColor',[0 0 0]);
rectangle('Position',[375 -375 15.625 15.625], 'FaceColor',[0 0 0]);
rectangle('Position',[390.625 -375 15.625 15.625], 'FaceColor',[0 0 0]);
rectangle('Position',[406.25 -375 15.625 15.625], 'FaceColor',[0 0 0]);
rectangle('Position',[421.875 -375 15.625 15.625], 'FaceColor',[0 0 0]);
rectangle('Position',[468.75 -328.125 15.625 15.625], 'FaceColor',[1 1 1]);
rectangle('Position',[484.375 -328.125 15.625 15.625], 'FaceColor',[0 0 0]);
rectangle('Position',[468.75 -343.75 15.625 15.625], 'FaceColor',[1 1 1]);
rectangle('Position',[484.375 -343.75 15.625 15.625], 'FaceColor',[0 0 0]);
rectangle('Position',[437.5 -375 15.625 15.625], 'FaceColor',[0 0 0]);
rectangle('Position',[453.125 -375 15.625 15.625], 'FaceColor',[0 0 0]);
rectangle('Position',[484.375 -359.375 15.625 15.625], 'FaceColor',[0 0 0]);
rectangle('Position',[468.75 -375 15.625 15.625], 'FaceColor',[0 0 0]);
rectangle('Position',[484.375 -375 15.625 15.625], 'FaceColor',[0 0 0]);
rectangle('Position',[250 -390.625 15.625 15.625], 'FaceColor',[1 1 1]);
rectangle('Position',[250 -406.25 15.625 15.625], 'FaceColor',[1 1 1]);
rectangle('Position',[250 -421.875 15.625 15.625], 'FaceColor',[1 1 1]);
rectangle('Position',[250 -437.5 15.625 15.625], 'FaceColor',[1 1 1]);
rectangle('Position',[250 -453.125 15.625 15.625], 'FaceColor',[1 1 1]);
rectangle('Position',[250 -468.75 15.625 15.625], 'FaceColor',[1 1 1]);
rectangle('Position',[250 -484.375 15.625 15.625], 'FaceColor',[1 1 1]);
rectangle('Position',[250 -500 15.625 15.625], 'FaceColor',[0 0 0]);
rectangle('Position',[265.625 -500 15.625 15.625], 'FaceColor',[0 0 0]);
rectangle('Position',[312.5 -484.375 15.625 15.625], 'FaceColor',[1 1 1]);
rectangle('Position',[328.125 -484.375 15.625 15.625], 'FaceColor',[1 1 1]);
rectangle('Position',[312.5 -500 15.625 15.625], 'FaceColor',[0 0 0]);
rectangle('Position',[328.125 -500 15.625 15.625], 'FaceColor',[0 0 0]);
rectangle('Position',[343.75 -484.375 15.625 15.625], 'FaceColor',[1 1 1]);
rectangle('Position',[359.375 -484.375 15.625 15.625], 'FaceColor',[1 1 1]);
rectangle('Position',[343.75 -500 15.625 15.625], 'FaceColor',[0 0 0]);
rectangle('Position',[359.375 -500 15.625 15.625], 'FaceColor',[0 0 0]);
rectangle('Position',[375 -390.625 15.625 15.625], 'FaceColor',[0 0 0]);
rectangle('Position',[390.625 -390.625 15.625 15.625], 'FaceColor',[0 0 0]);
rectangle('Position',[375 -406.25 15.625 15.625], 'FaceColor',[1 1 1]);
rectangle('Position',[390.625 -406.25 15.625 15.625], 'FaceColor',[1 1 1]);
rectangle('Position',[406.25 -390.625 15.625 15.625], 'FaceColor',[0 0 0]);
rectangle('Position',[421.875 -390.625 15.625 15.625], 'FaceColor',[0 0 0]);
rectangle('Position',[406.25 -406.25 15.625 15.625], 'FaceColor',[1 1 1]);
rectangle('Position',[421.875 -406.25 15.625 15.625], 'FaceColor',[1 1 1]);
rectangle('Position',[437.5 -390.625 15.625 15.625], 'FaceColor',[0 0 0]);
rectangle('Position',[453.125 -390.625 15.625 15.625], 'FaceColor',[0 0 0]);
rectangle('Position',[437.5 -406.25 15.625 15.625], 'FaceColor',[1 1 1]);
rectangle('Position',[453.125 -406.25 15.625 15.625], 'FaceColor',[1 1 1]);
rectangle('Position',[468.75 -390.625 15.625 15.625], 'FaceColor',[0 0 0]);
rectangle('Position',[484.375 -390.625 15.625 15.625], 'FaceColor',[0 0 0]);
rectangle('Position',[468.75 -406.25 15.625 15.625], 'FaceColor',[1 1 1]);
rectangle('Position',[484.375 -406.25 15.625 15.625], 'FaceColor',[0 0 0]);
rectangle('Position',[468.75 -421.875 15.625 15.625], 'FaceColor',[1 1 1]);
rectangle('Position',[484.375 -421.875 15.625 15.625], 'FaceColor',[0 0 0]);
rectangle('Position',[468.75 -437.5 15.625 15.625], 'FaceColor',[1 1 1]);
rectangle('Position',[484.375 -437.5 15.625 15.625], 'FaceColor',[0 0 0]);
rectangle('Position',[375 -484.375 15.625 15.625], 'FaceColor',[1 1 1]);
rectangle('Position',[390.625 -484.375 15.625 15.625], 'FaceColor',[1 1 1]);
rectangle('Position',[375 -500 15.625 15.625], 'FaceColor',[0 0 0]);
rectangle('Position',[390.625 -500 15.625 15.625], 'FaceColor',[0 0 0]);
rectangle('Position',[406.25 -484.375 15.625 15.625], 'FaceColor',[1 1 1]);
rectangle('Position',[421.875 -484.375 15.625 15.625], 'FaceColor',[1 1 1]);
rectangle('Position',[406.25 -500 15.625 15.625], 'FaceColor',[0 0 0]);
rectangle('Position',[421.875 -500 15.625 15.625], 'FaceColor',[0 0 0]);
rectangle('Position',[468.75 -453.125 15.625 15.625], 'FaceColor',[1 1 1]);
rectangle('Position',[484.375 -453.125 15.625 15.625], 'FaceColor',[0 0 0]);
rectangle('Position',[468.75 -468.75 15.625 15.625], 'FaceColor',[1 1 1]);
rectangle('Position',[484.375 -468.75 15.625 15.625], 'FaceColor',[0 0 0]);
rectangle('Position',[437.5 -484.375 15.625 15.625], 'FaceColor',[1 1 1]);
rectangle('Position',[453.125 -484.375 15.625 15.625], 'FaceColor',[1 1 1]);
rectangle('Position',[437.5 -500 15.625 15.625], 'FaceColor',[0 0 0]);
rectangle('Position',[453.125 -500 15.625 15.625], 'FaceColor',[0 0 0]);
rectangle('Position',[468.75 -484.375 15.625 15.625], 'FaceColor',[1 1 1]);
rectangle('Position',[484.375 -484.375 15.625 15.625], 'FaceColor',[0 0 0]);
rectangle('Position',[468.75 -500 15.625 15.625], 'FaceColor',[0 0 0]);
rectangle('Position',[484.375 -500 15.625 15.625], 'FaceColor',[0 0 0]);
rectangle('Position',[93.75 -23.4375 7.8125 7.8125], 'FaceColor',[1 1 1]);
rectangle('Position',[101.562 -23.4375 7.8125 7.8125], 'FaceColor',[0 0 0]);
rectangle('Position',[93.75 -31.25 7.8125 7.8125], 'FaceColor',[1 1 1]);
rectangle('Position',[101.562 -31.25 7.8125 7.8125], 'FaceColor',[0 0 0]);
rectangle('Position',[93.75 -39.0625 7.8125 7.8125], 'FaceColor',[1 1 1]);
rectangle('Position',[101.562 -39.0625 7.8125 7.8125], 'FaceColor',[0 0 0]);
rectangle('Position',[93.75 -46.875 7.8125 7.8125], 'FaceColor',[1 1 1]);
rectangle('Position',[101.562 -46.875 7.8125 7.8125], 'FaceColor',[0 0 0]);
rectangle('Position',[93.75 -54.6875 7.8125 7.8125], 'FaceColor',[1 1 1]);
rectangle('Position',[101.562 -54.6875 7.8125 7.8125], 'FaceColor',[0 0 0]);
rectangle('Position',[93.75 -62.5 7.8125 7.8125], 'FaceColor',[1 1 1]);
rectangle('Position',[101.562 -62.5 7.8125 7.8125], 'FaceColor',[0 0 0]);
rectangle('Position',[93.75 -70.3125 7.8125 7.8125], 'FaceColor',[1 1 1]);
rectangle('Position',[101.562 -70.3125 7.8125 7.8125], 'FaceColor',[0 0 0]);
rectangle('Position',[93.75 -78.125 7.8125 7.8125], 'FaceColor',[1 1 1]);
rectangle('Position',[101.562 -78.125 7.8125 7.8125], 'FaceColor',[0 0 0]);
rectangle('Position',[93.75 -85.9375 7.8125 7.8125], 'FaceColor',[1 1 1]);
rectangle('Position',[101.562 -85.9375 7.8125 7.8125], 'FaceColor',[0 0 0]);
rectangle('Position',[93.75 -93.75 7.8125 7.8125], 'FaceColor',[1 1 1]);
rectangle('Position',[101.562 -93.75 7.8125 7.8125], 'FaceColor',[0 0 0]);
rectangle('Position',[93.75 -101.562 7.8125 7.8125], 'FaceColor',[1 1 1]);
rectangle('Position',[101.562 -101.562 7.8125 7.8125], 'FaceColor',[0 0 0]);
rectangle('Position',[93.75 -109.375 7.8125 7.8125], 'FaceColor',[1 1 1]);
rectangle('Position',[101.562 -109.375 7.8125 7.8125], 'FaceColor',[0 0 0]);
rectangle('Position',[93.75 -117.188 7.8125 7.8125], 'FaceColor',[1 1 1]);
rectangle('Position',[101.562 -117.188 7.8125 7.8125], 'FaceColor',[0 0 0]);
rectangle('Position',[93.75 -125 7.8125 7.8125], 'FaceColor',[1 1 1]);
rectangle('Position',[101.562 -125 7.8125 7.8125], 'FaceColor',[0 0 0]);
rectangle('Position',[218.75 -23.4375 7.8125 7.8125], 'FaceColor',[0 0 0]);
rectangle('Position',[226.562 -23.4375 7.8125 7.8125], 'FaceColor',[1 1 1]);
rectangle('Position',[218.75 -31.25 7.8125 7.8125], 'FaceColor',[0 0 0]);
rectangle('Position',[226.562 -31.25 7.8125 7.8125], 'FaceColor',[1 1 1]);
rectangle('Position',[218.75 -39.0625 7.8125 7.8125], 'FaceColor',[0 0 0]);
rectangle('Position',[226.562 -39.0625 7.8125 7.8125], 'FaceColor',[1 1 1]);
rectangle('Position',[218.75 -46.875 7.8125 7.8125], 'FaceColor',[0 0 0]);
rectangle('Position',[226.562 -46.875 7.8125 7.8125], 'FaceColor',[1 1 1]);
rectangle('Position',[218.75 -54.6875 7.8125 7.8125], 'FaceColor',[0 0 0]);
rectangle('Position',[226.562 -54.6875 7.8125 7.8125], 'FaceColor',[1 1 1]);
rectangle('Position',[218.75 -62.5 7.8125 7.8125], 'FaceColor',[0 0 0]);
rectangle('Position',[226.562 -62.5 7.8125 7.8125], 'FaceColor',[1 1 1]);
rectangle('Position',[218.75 -70.3125 7.8125 7.8125], 'FaceColor',[0 0 0]);
rectangle('Position',[226.562 -70.3125 7.8125 7.8125], 'FaceColor',[1 1 1]);
rectangle('Position',[218.75 -78.125 7.8125 7.8125], 'FaceColor',[0 0 0]);
rectangle('Position',[226.562 -78.125 7.8125 7.8125], 'FaceColor',[1 1 1]);
rectangle('Position',[218.75 -85.9375 7.8125 7.8125], 'FaceColor',[0 0 0]);
rectangle('Position',[226.562 -85.9375 7.8125 7.8125], 'FaceColor',[1 1 1]);
rectangle('Position',[218.75 -93.75 7.8125 7.8125], 'FaceColor',[0 0 0]);
rectangle('Position',[226.562 -93.75 7.8125 7.8125], 'FaceColor',[1 1 1]);
rectangle('Position',[218.75 -101.562 7.8125 7.8125], 'FaceColor',[0 0 0]);
rectangle('Position',[226.562 -101.562 7.8125 7.8125], 'FaceColor',[1 1 1]);
rectangle('Position',[218.75 -109.375 7.8125 7.8125], 'FaceColor',[0 0 0]);
rectangle('Position',[226.562 -109.375 7.8125 7.8125], 'FaceColor',[1 1 1]);
rectangle('Position',[218.75 -117.188 7.8125 7.8125], 'FaceColor',[0 0 0]);
rectangle('Position',[226.562 -117.188 7.8125 7.8125], 'FaceColor',[1 1 1]);
rectangle('Position',[218.75 -125 7.8125 7.8125], 'FaceColor',[0 0 0]);
rectangle('Position',[226.562 -125 7.8125 7.8125], 'FaceColor',[1 1 1]);
rectangle('Position',[109.375 -226.562 7.8125 7.8125], 'FaceColor',[1 1 1]);
rectangle('Position',[117.188 -226.562 7.8125 7.8125], 'FaceColor',[1 1 1]);
rectangle('Position',[109.375 -234.375 7.8125 7.8125], 'FaceColor',[0 0 0]);
rectangle('Position',[117.188 -234.375 7.8125 7.8125], 'FaceColor',[0 0 0]);
rectangle('Position',[125 -226.562 7.8125 7.8125], 'FaceColor',[1 1 1]);
rectangle('Position',[132.812 -226.562 7.8125 7.8125], 'FaceColor',[1 1 1]);
rectangle('Position',[125 -234.375 7.8125 7.8125], 'FaceColor',[0 0 0]);
rectangle('Position',[132.812 -234.375 7.8125 7.8125], 'FaceColor',[0 0 0]);
rectangle('Position',[265.625 -351.562 7.8125 7.8125], 'FaceColor',[1 1 1]);
rectangle('Position',[273.438 -351.562 7.8125 7.8125], 'FaceColor',[0 0 0]);
rectangle('Position',[265.625 -359.375 7.8125 7.8125], 'FaceColor',[1 1 1]);
rectangle('Position',[273.438 -359.375 7.8125 7.8125], 'FaceColor',[0 0 0]);
rectangle('Position',[265.625 -367.188 7.8125 7.8125], 'FaceColor',[1 1 1]);
rectangle('Position',[273.438 -367.188 7.8125 7.8125], 'FaceColor',[0 0 0]);
rectangle('Position',[265.625 -375 7.8125 7.8125], 'FaceColor',[1 1 1]);
rectangle('Position',[273.438 -375 7.8125 7.8125], 'FaceColor',[0 0 0]);
rectangle('Position',[375 -351.562 7.8125 7.8125], 'FaceColor',[1 1 1]);
rectangle('Position',[382.812 -351.562 7.8125 7.8125], 'FaceColor',[1 1 1]);
rectangle('Position',[375 -359.375 7.8125 7.8125], 'FaceColor',[0 0 0]);
rectangle('Position',[382.812 -359.375 7.8125 7.8125], 'FaceColor',[0 0 0]);
rectangle('Position',[390.625 -351.562 7.8125 7.8125], 'FaceColor',[1 1 1]);
rectangle('Position',[398.438 -351.562 7.8125 7.8125], 'FaceColor',[1 1 1]);
rectangle('Position',[390.625 -359.375 7.8125 7.8125], 'FaceColor',[0 0 0]);
rectangle('Position',[398.438 -359.375 7.8125 7.8125], 'FaceColor',[0 0 0]);
rectangle('Position',[406.25 -351.562 7.8125 7.8125], 'FaceColor',[1 1 1]);
rectangle('Position',[414.062 -351.562 7.8125 7.8125], 'FaceColor',[1 1 1]);
rectangle('Position',[406.25 -359.375 7.8125 7.8125], 'FaceColor',[0 0 0]);
rectangle('Position',[414.062 -359.375 7.8125 7.8125], 'FaceColor',[0 0 0]);
rectangle('Position',[421.875 -351.562 7.8125 7.8125], 'FaceColor',[1 1 1]);
rectangle('Position',[429.688 -351.562 7.8125 7.8125], 'FaceColor',[1 1 1]);
rectangle('Position',[421.875 -359.375 7.8125 7.8125], 'FaceColor',[0 0 0]);
rectangle('Position',[429.688 -359.375 7.8125 7.8125], 'FaceColor',[0 0 0]);
rectangle('Position',[437.5 -351.562 7.8125 7.8125], 'FaceColor',[1 1 1]);
rectangle('Position',[445.312 -351.562 7.8125 7.8125], 'FaceColor',[1 1 1]);
rectangle('Position',[437.5 -359.375 7.8125 7.8125], 'FaceColor',[0 0 0]);
rectangle('Position',[445.312 -359.375 7.8125 7.8125], 'FaceColor',[0 0 0]);
rectangle('Position',[453.125 -351.562 7.8125 7.8125], 'FaceColor',[1 1 1]);
rectangle('Position',[460.938 -351.562 7.8125 7.8125], 'FaceColor',[1 1 1]);
rectangle('Position',[453.125 -359.375 7.8125 7.8125], 'FaceColor',[0 0 0]);
rectangle('Position',[460.938 -359.375 7.8125 7.8125], 'FaceColor',[0 0 0]);
rectangle('Position',[468.75 -351.562 7.8125 7.8125], 'FaceColor',[1 1 1]);
rectangle('Position',[476.562 -351.562 7.8125 7.8125], 'FaceColor',[1 1 1]);
rectangle('Position',[468.75 -359.375 7.8125 7.8125], 'FaceColor',[0 0 0]);
rectangle('Position',[476.562 -359.375 7.8125 7.8125], 'FaceColor',[0 0 0]);
rectangle('Position',[265.625 -382.812 7.8125 7.8125], 'FaceColor',[1 1 1]);
rectangle('Position',[273.438 -382.812 7.8125 7.8125], 'FaceColor',[0 0 0]);
rectangle('Position',[265.625 -390.625 7.8125 7.8125], 'FaceColor',[1 1 1]);
rectangle('Position',[273.438 -390.625 7.8125 7.8125], 'FaceColor',[0 0 0]);
rectangle('Position',[265.625 -398.438 7.8125 7.8125], 'FaceColor',[1 1 1]);
rectangle('Position',[273.438 -398.438 7.8125 7.8125], 'FaceColor',[0 0 0]);
rectangle('Position',[265.625 -406.25 7.8125 7.8125], 'FaceColor',[1 1 1]);
rectangle('Position',[273.438 -406.25 7.8125 7.8125], 'FaceColor',[0 0 0]);
rectangle('Position',[265.625 -414.062 7.8125 7.8125], 'FaceColor',[1 1 1]);
rectangle('Position',[273.438 -414.062 7.8125 7.8125], 'FaceColor',[0 0 0]);
rectangle('Position',[265.625 -421.875 7.8125 7.8125], 'FaceColor',[1 1 1]);
rectangle('Position',[273.438 -421.875 7.8125 7.8125], 'FaceColor',[0 0 0]);
rectangle('Position',[265.625 -429.688 7.8125 7.8125], 'FaceColor',[1 1 1]);
rectangle('Position',[273.438 -429.688 7.8125 7.8125], 'FaceColor',[0 0 0]);
rectangle('Position',[265.625 -437.5 7.8125 7.8125], 'FaceColor',[1 1 1]);
rectangle('Position',[273.438 -437.5 7.8125 7.8125], 'FaceColor',[0 0 0]);
rectangle('Position',[265.625 -445.312 7.8125 7.8125], 'FaceColor',[1 1 1]);
rectangle('Position',[273.438 -445.312 7.8125 7.8125], 'FaceColor',[0 0 0]);
rectangle('Position',[265.625 -453.125 7.8125 7.8125], 'FaceColor',[1 1 1]);
rectangle('Position',[273.438 -453.125 7.8125 7.8125], 'FaceColor',[0 0 0]);
rectangle('Position',[265.625 -460.938 7.8125 7.8125], 'FaceColor',[1 1 1]);
rectangle('Position',[273.438 -460.938 7.8125 7.8125], 'FaceColor',[0 0 0]);
rectangle('Position',[265.625 -468.75 7.8125 7.8125], 'FaceColor',[1 1 1]);
rectangle('Position',[273.438 -468.75 7.8125 7.8125], 'FaceColor',[0 0 0]);
rectangle('Position',[265.625 -476.562 7.8125 7.8125], 'FaceColor',[1 1 1]);
rectangle('Position',[273.438 -476.562 7.8125 7.8125], 'FaceColor',[0 0 0]);
rectangle('Position',[265.625 -484.375 7.8125 7.8125], 'FaceColor',[1 1 1]);
rectangle('Position',[273.438 -484.375 7.8125 7.8125], 'FaceColor',[0 0 0]);
X=[466,453.125,406.25,406.25,359.375,359.375,335.938,320.312,304.688,289.062,273.438,257.812,242.188,226.562,203.125,171.875,148.438,136.719,128.906,121.094,113.281,101.562,101.562,101.562,101.562,101.562,101.562,101.562,101.562,78.125,78.125,46.875,46.875,33];
Y=[-33,-46.875,-93.75,-156.25,-203.125,-234.375,-257.812,-273.438,-273.438,-273.438,-273.438,-273.438,-273.438,-273.438,-265.625,-234.375,-226.562,-222.656,-222.656,-222.656,-222.656,-226.562,-242.188,-257.812,-273.438,-289.062,-304.688,-320.312,-335.938,-359.375,-390.625,-421.875,-453.125,-466];
hold on;
plot(X,Y,'r');
legend('804.144','Location','southoutside');
